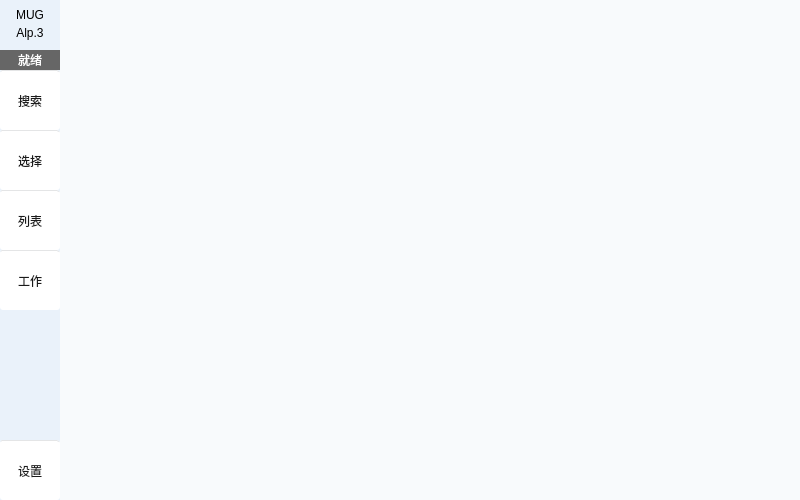
<?xml version="1.0" encoding="UTF-8"?>
<ui version="4.0">
 <class>RootWindowW</class>
 <widget class="QWidget" name="RootWindowW">
  <property name="geometry">
   <rect>
    <x>0</x>
    <y>0</y>
    <width>800</width>
    <height>500</height>
   </rect>
  </property>
  <property name="windowTitle">
   <string>Form</string>
  </property>
  <property name="styleSheet">
   <string notr="true">background-color: hsl(210, 50%, 98%);
font: 10pt &quot;Microsoft YaHei UI&quot;;</string>
  </property>
  <layout class="QHBoxLayout" name="HL_rootDivide" stretch="0,0">
   <property name="spacing">
    <number>0</number>
   </property>
   <property name="leftMargin">
    <number>0</number>
   </property>
   <property name="topMargin">
    <number>0</number>
   </property>
   <property name="rightMargin">
    <number>0</number>
   </property>
   <property name="bottomMargin">
    <number>0</number>
   </property>
   <item>
    <widget class="QWidget" name="w_mainMenu" native="true">
     <property name="sizePolicy">
      <sizepolicy hsizetype="Ignored" vsizetype="Ignored">
       <horstretch>0</horstretch>
       <verstretch>0</verstretch>
      </sizepolicy>
     </property>
     <property name="minimumSize">
      <size>
       <width>60</width>
       <height>60</height>
      </size>
     </property>
     <property name="maximumSize">
      <size>
       <width>60</width>
       <height>16777215</height>
      </size>
     </property>
     <property name="styleSheet">
      <string notr="true">QWidget
{
	background-color: hsl(210, 60%, 95%);
}
QPushButton
{
	color: hsl(0, 0%, 10%);
	font: 10pt &quot;微软雅黑&quot;;
	border-style: solid;
	border-width: 1px, 0px, 0px, 0px;
	border-radius: 3px;
	border-color: hsl(210, 5%, 90%);
	border-right-color: hsl(210, 5%, 100%);
	border-left-color: hsl(210, 5%, 100%);
	background-color: hsl(210, 5%, 100%);
}
QPushButton:hover
{
	color: hsl(0, 0%, 5%);
	background-color: hsl(210, 10%, 98%);
}
QPushButton:pressed
{
	color: hsl(0, 0%, 0%);
	background-color: hsl(210, 15%, 95%);
}
QPushButton:checked
{
	color: #ffffff;
	background-color: hsl(210, 100%, 40%);
}
QPushButton:checked:hover
{
	color: #ffffff;
	background-color: hsl(210, 80%, 45%);
}
QPushButton:checked:pressed
{
	color: #ffffff;
	background-color: hsl(210, 60%, 50%);
}
QPushButton:disabled
{
	color: hsl(210, 0%, 60%);
	border-width: 0px;
	/*border-color: hsl(210, 0%, 85%);*/
	background-color: hsl(210, 0%, 95%);
}</string>
     </property>
     <widget class="QPushButton" name="pb_tabbar_onlineSearcher">
      <property name="geometry">
       <rect>
        <x>0</x>
        <y>70</y>
        <width>60</width>
        <height>60</height>
       </rect>
      </property>
      <property name="text">
       <string>搜索</string>
      </property>
      <property name="checkable">
       <bool>true</bool>
      </property>
      <property name="autoExclusive">
       <bool>true</bool>
      </property>
      <property name="pageID" stdset="0">
       <string>OnlineSearcher</string>
      </property>
     </widget>
     <widget class="QPushButton" name="pb_tabbar_localCollector">
      <property name="geometry">
       <rect>
        <x>0</x>
        <y>130</y>
        <width>60</width>
        <height>60</height>
       </rect>
      </property>
      <property name="text">
       <string>选择</string>
      </property>
      <property name="checkable">
       <bool>true</bool>
      </property>
      <property name="autoExclusive">
       <bool>true</bool>
      </property>
      <property name="pageID" stdset="0">
       <string>LocalCollector</string>
      </property>
     </widget>
     <widget class="QPushButton" name="pb_tabbar_itemCart">
      <property name="geometry">
       <rect>
        <x>0</x>
        <y>190</y>
        <width>60</width>
        <height>60</height>
       </rect>
      </property>
      <property name="text">
       <string>列表</string>
      </property>
      <property name="checkable">
       <bool>true</bool>
      </property>
      <property name="autoExclusive">
       <bool>true</bool>
      </property>
      <property name="pageID" stdset="0">
       <string>ItemCart</string>
      </property>
     </widget>
     <widget class="QPushButton" name="pb_tabbar_workQueue">
      <property name="geometry">
       <rect>
        <x>0</x>
        <y>250</y>
        <width>60</width>
        <height>60</height>
       </rect>
      </property>
      <property name="text">
       <string>工作</string>
      </property>
      <property name="checkable">
       <bool>true</bool>
      </property>
      <property name="autoExclusive">
       <bool>true</bool>
      </property>
      <property name="pageID" stdset="0">
       <string>WorkQueue</string>
      </property>
     </widget>
     <widget class="QPushButton" name="pb_tabbar_options">
      <property name="geometry">
       <rect>
        <x>0</x>
        <y>440</y>
        <width>60</width>
        <height>60</height>
       </rect>
      </property>
      <property name="text">
       <string>设置</string>
      </property>
      <property name="checkable">
       <bool>true</bool>
      </property>
      <property name="autoExclusive">
       <bool>true</bool>
      </property>
      <property name="pageID" stdset="0">
       <string>options</string>
      </property>
     </widget>
     <widget class="QLabel" name="lb_progTitle">
      <property name="geometry">
       <rect>
        <x>0</x>
        <y>5</y>
        <width>60</width>
        <height>20</height>
       </rect>
      </property>
      <property name="styleSheet">
       <string notr="true">font: 700 12pt &quot;Microsoft YaHei UI&quot;;</string>
      </property>
      <property name="text">
       <string>MUG</string>
      </property>
      <property name="alignment">
       <set>Qt::AlignCenter</set>
      </property>
     </widget>
     <widget class="QLabel" name="lb_progStatus">
      <property name="geometry">
       <rect>
        <x>0</x>
        <y>50</y>
        <width>60</width>
        <height>20</height>
       </rect>
      </property>
      <property name="styleSheet">
       <string notr="true">QLabel
{
	color: #ffffff;
	background-color: hsl(0, 0%, 40%);
}
QLabel[status=&quot;ready&quot;]
{
	background-color: hsl(210, 100%, 40%);
}
QLabel[status=&quot;working&quot;]
{
	background-color: hsl(200, 100%, 40%);
}
QLabel[status=&quot;warning&quot;]
{
	background-color: hsl(50, 100%, 40%);
}
QLabel[status=&quot;fatal&quot;]
{
	background-color: hsl(0, 100%, 40%);
}</string>
      </property>
      <property name="text">
       <string>就绪</string>
      </property>
      <property name="alignment">
       <set>Qt::AlignCenter</set>
      </property>
      <property name="status" stdset="0">
       <string>ready</string>
      </property>
     </widget>
     <widget class="QLabel" name="lb_progVersion">
      <property name="geometry">
       <rect>
        <x>0</x>
        <y>25</y>
        <width>60</width>
        <height>16</height>
       </rect>
      </property>
      <property name="text">
       <string>Alp.3</string>
      </property>
      <property name="alignment">
       <set>Qt::AlignCenter</set>
      </property>
     </widget>
    </widget>
   </item>
   <item>
    <widget class="QWidget" name="w_funcWorkspace" native="true">
     <property name="styleSheet">
      <string notr="true">/*通用普通按钮*/
/*Normal Push Button*/

QPushButton
{
	color: hsl(0, 0%, 10%);
	border-style: solid;
	border-width: 1px;
	border-radius: 3px;
	border-color: hsl(210, 5%, 90%);
	background-color: hsl(210, 5%, 100%);
}
QPushButton:hover
{
	color: hsl(0, 0%, 5%);
	border-color: hsl(210, 10%, 88%);
	background-color: hsl(210, 10%, 98%);
}
QPushButton:pressed
{
	color: hsl(0, 0%, 0%);
	border-color: hsl(210, 15%, 85%);
	background-color: hsl(210, 15%, 95%);
}
QPushButton:disabled
{
	color: hsl(210, 0%, 60%);
	border-width: 0px;
	/*border-color: hsl(210, 0%, 85%);*/
	background-color: hsl(210, 0%, 95%);
}

/*通用高亮按钮*/
/*Highlighted Push Button*/

QPushButton[isHighlighted=true]
{
	color: #ffffff;
	border-style: solid;
	border-width: 1px;
	border-radius: 3px;
	border-color: hsl(210, 100%, 30%);
	background-color: hsl(210, 100%, 40%);
}
QPushButton[isHighlighted=true]:hover
{
	border-color: hsl(210, 80%, 35%);
	background-color: hsl(210, 80%, 45%);
}
QPushButton[isHighlighted=true]:pressed
{
	border-color: hsl(210, 60%, 40%);
	background-color: hsl(210, 60%, 50%);
}
QPushButton[isHighlighted=true]:disabled
{
	color: hsl(210, 0%, 100%);
	border-width: 0px;
	/*border-color: hsl(210, 0%, 60%);*/
	background-color: hsl(210, 0%, 70%);
}

/*通用行编辑框*/
/*Line Edit*/

QLineEdit
{
	color: hsl(0, 0%, 10%);
	selection-color: hsl(0, 0%, 100%);
	border-style: solid;
	border-width: 1px;
	border-radius: 3px;
	border-color: hsl(210, 5%, 90%);
	background-color: hsl(210, 5%, 100%);
	selection-background-color: hsl(210, 100%, 40%);
	padding: 0px 0px 0px 5px;
}
QLineEdit:hover
{
	color: hsl(0, 0%, 5%);
	border-color: hsl(210, 10%, 88%);
	background-color: hsl(210, 10%, 98%);
}
QLineEdit:focus
{
	border-bottom-color: hsl(210, 100%, 40%);
}
QLineEdit:disabled
{
	color: hsl(210, 0%, 60%);
	border-color: hsl(210, 0%, 85%);
	background-color: hsl(210, 0%, 95%);
}
QLineEdit:read-only
{
	border-color: hsl(210, 0%, 95%);
	background-color: hsl(210, 0%, 98%);
}

/*组合框及其附件*/
/*Combo box*/

QComboBox
{
	color: hsl(0, 0%, 10%);
	selection-color: hsl(0, 0%, 100%);
	border-style: solid;
	border-width: 1px;
	border-radius: 3px;
	border-color: hsl(210, 5%, 90%);
	background-color: hsl(210, 5%, 100%);
	selection-background-color: hsl(210, 100%, 40%);
	padding: 0px 0px 0px 5px;
}
QComboBox:hover
{
	color: hsl(0, 0%, 5%);
	border-color: hsl(210, 10%, 88%);
	background-color: hsl(210, 10%, 98%);
}
QComboBox:on
{
	border-color: hsl(210, 100%, 40%);
}
QComboBox:disabled
{
	color: hsl(210, 0%, 60%);
	border-color: hsl(210, 0%, 85%);
	background-color: hsl(210, 0%, 95%);
}
QComboBox::drop-down
{
	width: 0px;
	border: none;
}
QComboBox::down-arrow
{
	padding: 0px 32px 0px 0px;
	image: url(:/Resource/icons/drop-arrow-down);
}
QComboBox::down-arrow:on
{
	image: url(:/Resource/icons/drop-arrow-up);
}
QComboBox QAbstractItemView
{
	color: hsl(0, 0%, 10%);
	border-style: solid;
	border-width: 1px;
	border-radius: 3px;
	border-color: hsl(210, 100%, 40%);
	background-color: hsl(210, 5%, 100%);
	outline: 0px;
}
QComboBox QAbstractItemView::item
{
	color: hsl(0, 0%, 10%);
	border-style: none;
	background-color: hsl(210, 5%, 100%);
}
QComboBox QAbstractItemView::item:hover
{
	color: hsl(0, 0%, 5%);
	background-color: hsl(210, 10%, 98%);
}
QComboBox QAbstractItemView::item:selected
{
	color: #ffffff;
	background-color: hsl(210, 100%, 40%);
}

/*通用页面滑动条*/
/*Scroll Bar*/

QScrollBar
{
    background-color: hsl(210, 5%, 100%);
    padding: 12px 2px 12px 2px;
	width: 12px;
}
QScrollBar::handle
{
    background-color: hsl(210, 5%, 80%);
    border-radius: 2px; 
}
QScrollBar::handle:hover
{
    border-color: hsl(210, 10%, 78%);
}
QScrollBar::add-line:vertical
{
	height:12px;
	width:12px;
    border-image:url(:/Resource/icons/drop-arrow-down);
    subcontrol-position:bottom;
}
QScrollBar::sub-line:vertical
{
    height:12px;
	width:12px;
    image:url(:/Resource/icons/drop-arrow-up);
    subcontrol-position:top;
}

/*通用菜单内容*/
/*Menu &amp; Menu Content*/

QMenu
{
	color: hsl(0, 0%, 10%);
	border-style: solid;
	border-width: 1px;
	border-radius: 3px;
	border-color: hsl(210, 5%, 90%);
	background-color: hsl(210, 5%, 100%);
	padding: 5px 5px 5px 5px;
}
QMenu::item
{
	color: hsl(0, 0%, 10%);
	border-style: none;
	border-radius: 3px;
	background-color: hsl(210, 5%, 100%);
	padding: 4px 4px 4px 4px;
}
QMenu::item:selected
{
	color: hsl(0, 0%, 5%);
	background-color: hsl(210, 10%, 95%);
}
/* QMenu::item:selected
{
	color: #ffffff;
	background-color: hsl(210, 100%, 40%);
} */
QMenu::item:disabled
{
	color: hsl(210, 0%, 60%);
}
QMenu::separator
{
	height: 1px;
	background-color: hsl(210, 5%, 80%);
}
</string>
     </property>
     <layout class="QGridLayout" name="GL_workspaceSuit">
      <property name="leftMargin">
       <number>0</number>
      </property>
      <property name="topMargin">
       <number>0</number>
      </property>
      <property name="rightMargin">
       <number>0</number>
      </property>
      <property name="bottomMargin">
       <number>0</number>
      </property>
      <property name="spacing">
       <number>0</number>
      </property>
     </layout>
    </widget>
   </item>
  </layout>
 </widget>
 <resources>
  <include location="../res/MUG.qrc"/>
 </resources>
 <connections/>
</ui>
